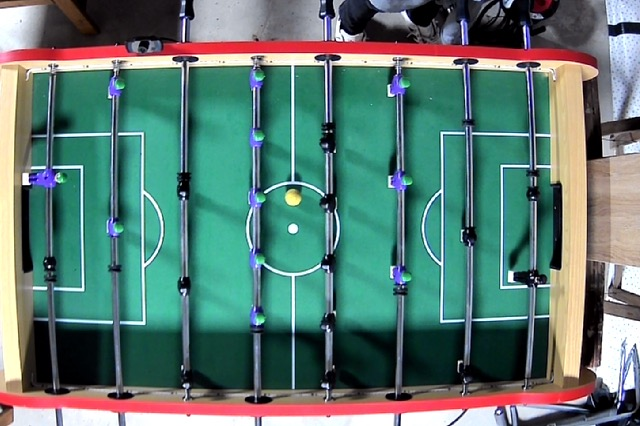
#> input picture images/light-1.jpg, 640 x 426 px, given in place of the camera
$ python main.py
#> lines starting #> are read from the running program, lines starting #| are printed output that depends on the picture; after the words box and inside, x2 and y2 are one past the last pixel; in counts of white or black regions, pixels touching at a corner belong together
from collections import deque
import numpy as np
import argparse
import imutils
import cv2
import time


MIN_DIST = 100
PARAM_1 = 50
PARAM_2 = 20
MIN_RADIUS = 22
MAX_RADIUS = 28

INTERNAL_CAMERA = 0
EXTERNAL_CAMERA = 1

ap = argparse.ArgumentParser()
ap.add_argument("-v", "--video", help="path to the (optional) video file")
args = vars(ap.parse_args())

if not args.get("video", False):
    camera = cv2.VideoCapture(EXTERNAL_CAMERA)
else:
    camera = cv2.VideoCapture(args["video"])

while True:
    (grabbed, frame) = camera.read()
#> frame is the input picture: shape (426, 640, 3); mean B, G, R 114.8, 121.7, 92.5

    if args.get("video") and not grabbed:
        break

    frame = imutils.resize(frame, width=1600)
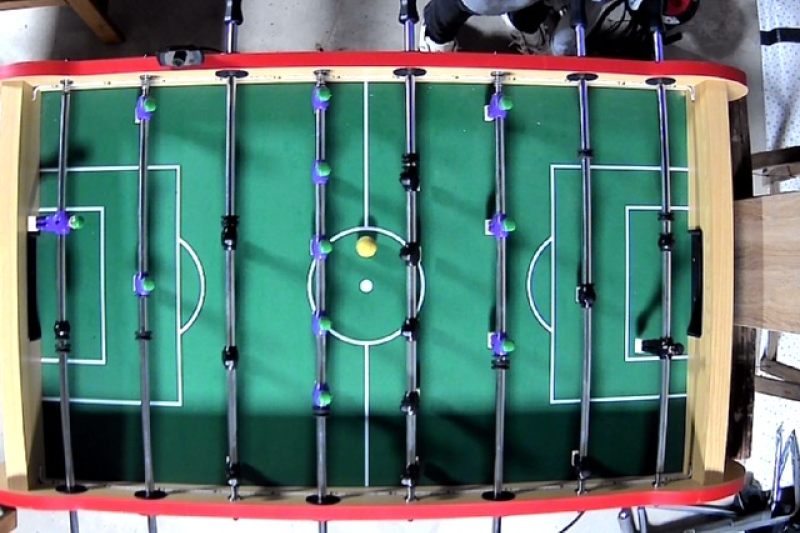
#> frame: shape (1065, 1600, 3) (shown at 1/2 size); mean B, G, R 114.9, 121.8, 92.6
    frame = frame[260:870, 130:1300]
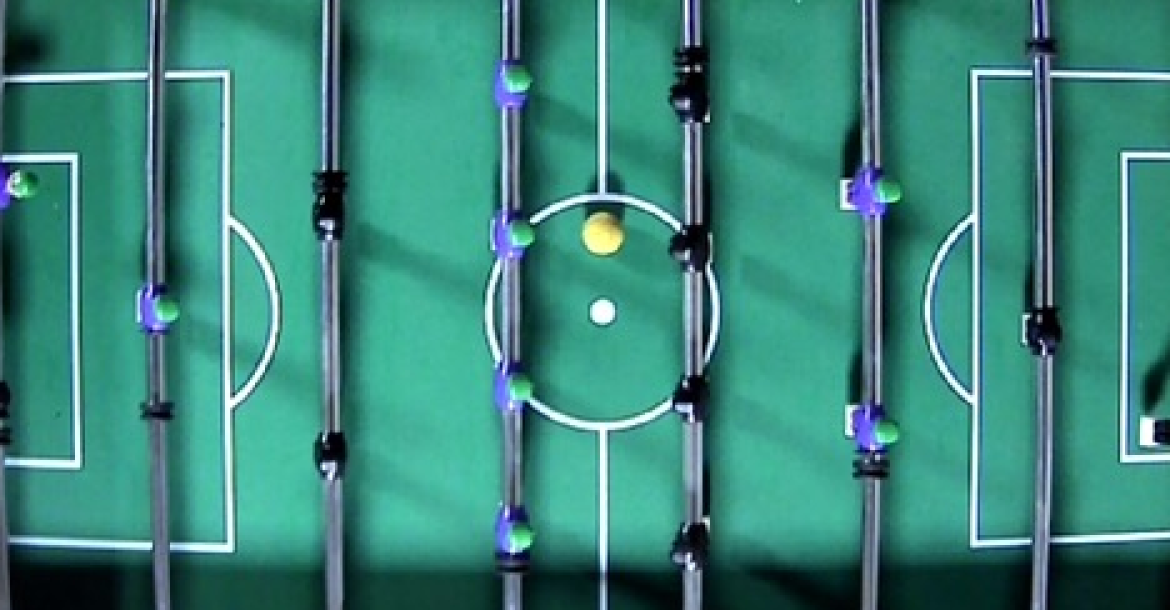
#> frame: shape (610, 1170, 3); mean B, G, R 123.1, 134.7, 58.5
    frame = cv2.cvtColor(frame, cv2.COLOR_BGR2GRAY)
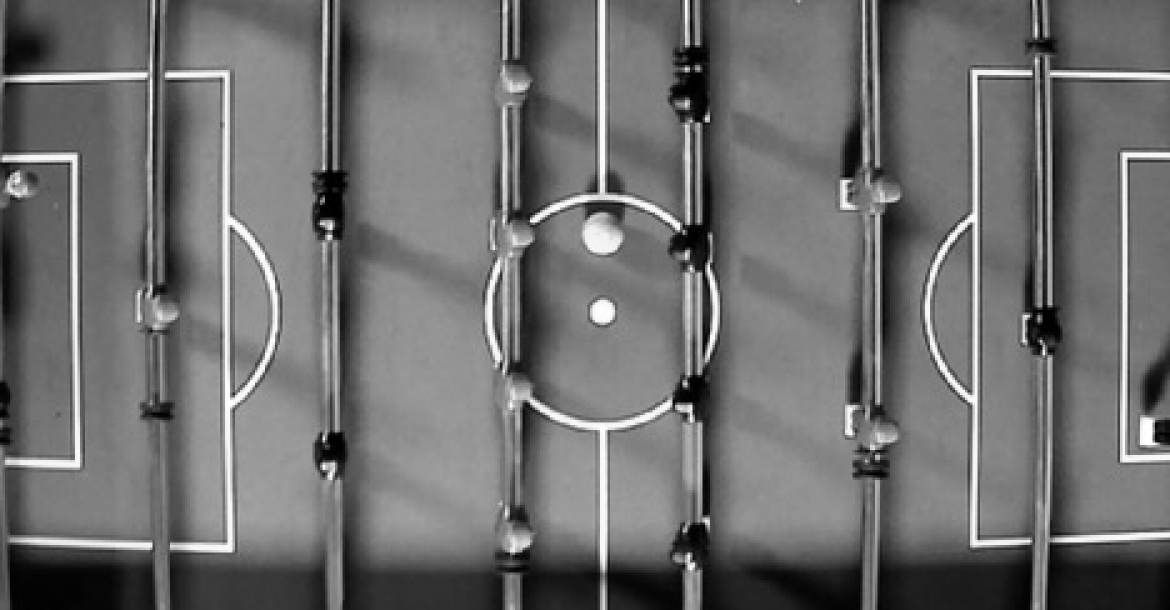
#> frame: shape (610, 1170); min 0, max 255, mean 110.6
    frame = cv2.erode(frame, None, iterations=2)
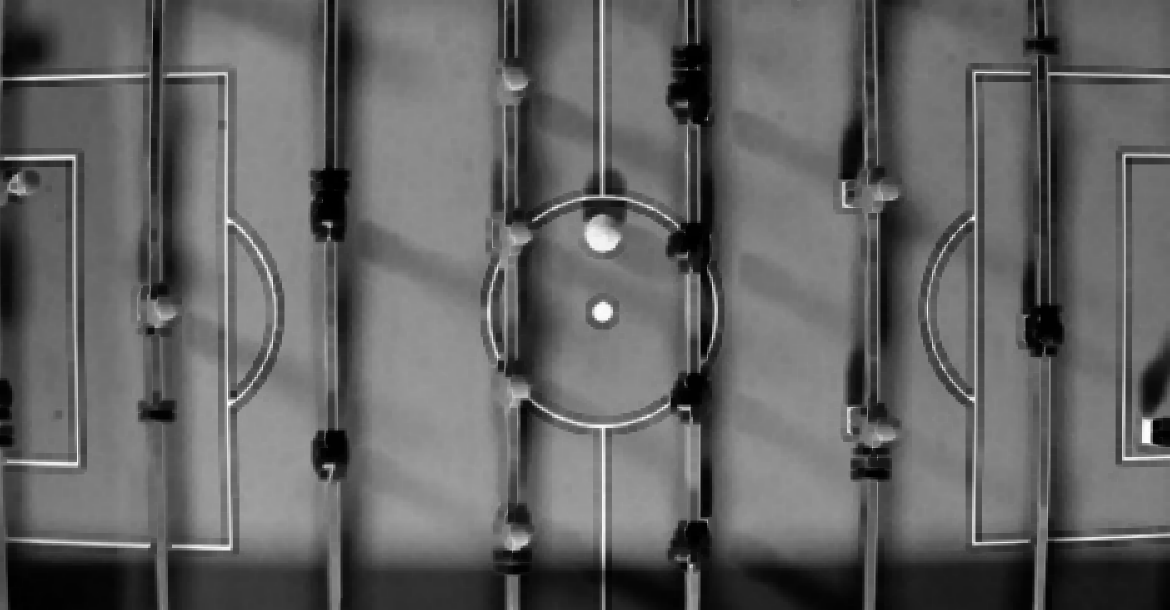
#> frame: shape (610, 1170); min 0, max 253, mean 98.7
    frame = cv2.dilate(frame, None, iterations=2)
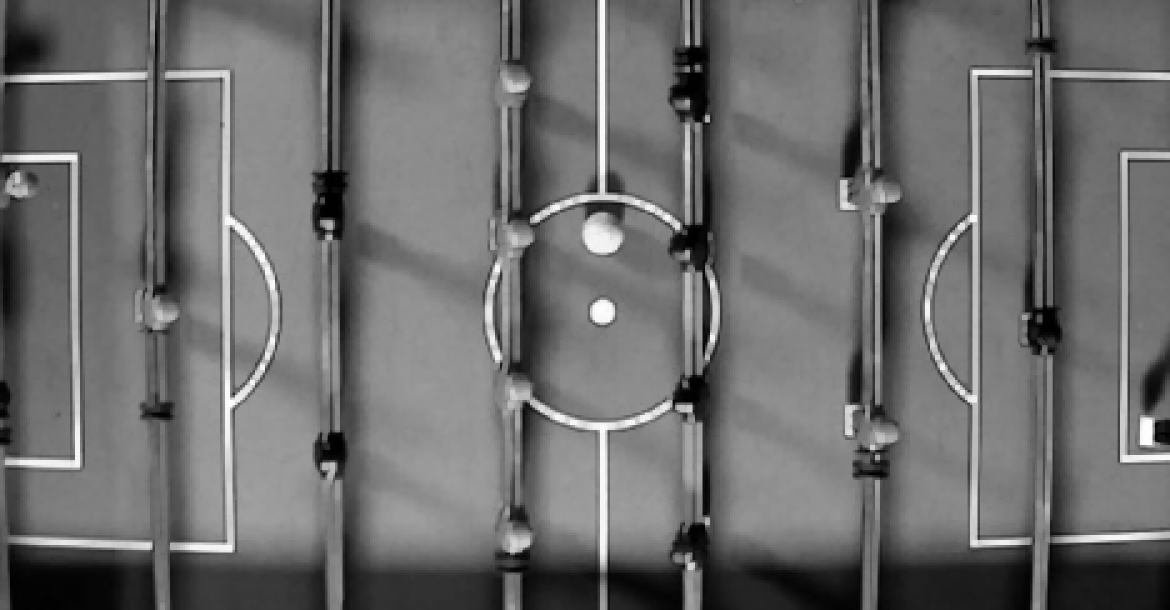
#> frame: shape (610, 1170); min 0, max 253, mean 108.7

    # detect circles in the image
    circles = cv2.HoughCircles(frame, cv2.HOUGH_GRADIENT, 1.2, MIN_DIST, param1=PARAM_1, param2=PARAM_2, minRadius=MIN_RADIUS, maxRadius=MAX_RADIUS)
#> circles = 16 rows, first 8: [46.2, 444.6, 27.28], [876.6, 449.4, 25.96], [521.4, 204.6, 27.28], [214.2, 516.6, 23.32], [690.6, 390.6, 23.32], [906.6, 305.4, 27.28], [336.6, 455.4, 24.64], [623.4, 587.4, 25.96]

    if circles is not None:
        # convert the (x, y) coordinates and radius of the circles to integers
        circles = np.round(circles[0, :]).astype("int")
#> circles = 16 rows, first 8: [46, 445, 27], [877, 449, 26], [521, 205, 27], [214, 517, 23], [691, 391, 23], [907, 305, 27], [337, 455, 25], [623, 587, 26]
        # loop over the (x, y) coordinates and radius of the circles
        for (x, y, r) in circles:
            # draw the circle in the output image, then draw a rectangle
            # corresponding to the center of the circle
            cv2.circle(frame, (x, y), r, (0, 255, 0), 4)
            cv2.rectangle(frame, (x - 5, y - 5), (x + 5, y + 5), (0, 128, 255), -1)
#> this loop made 16 passes
#> (x, y, r) on passes 1 to 12: (46, 445, 27), (877, 449, 26), (521, 205, 27), (214, 517, 23), (691, 391, 23), (907, 305, 27), (337, 455, 25), (623, 587, 26), (1049, 185, 27), (1039, 335, 23), (325, 305, 27), (1169, 387, 27)
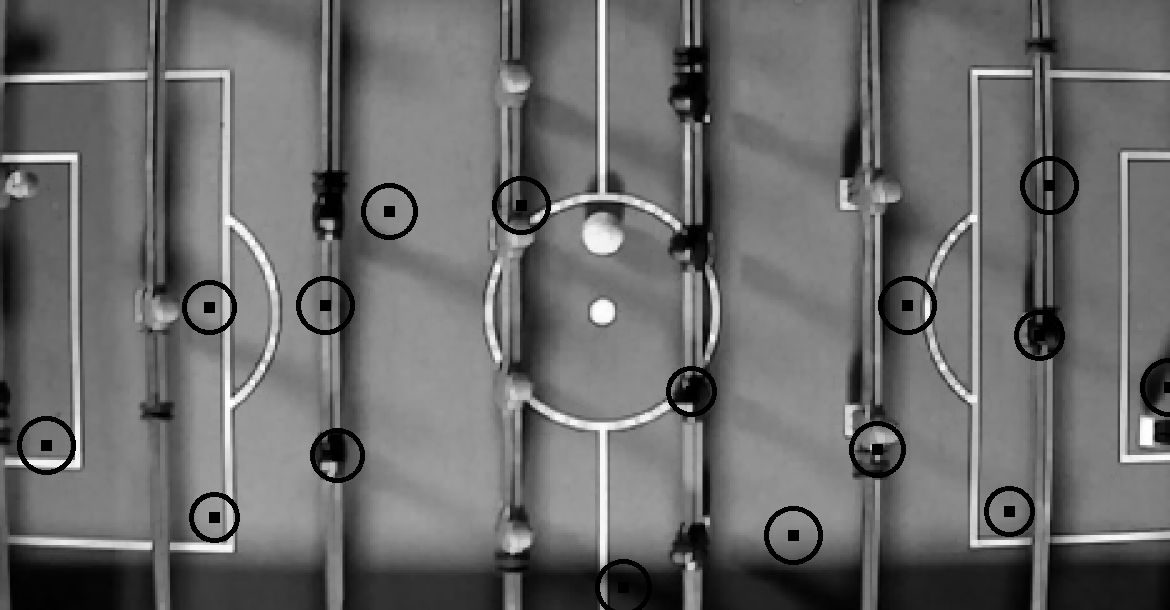
#> frame: shape (610, 1170); 1.99% of pixels changed, all inside (x1, y1, x2, y2) = (17, 156, 1170, 610)

    cv2.imshow("Frame", frame)
    time.sleep(1/15)

    key = cv2.waitKey(1) & 0xFF
#> (key q is pressed here)

    if key == ord("q"):
        break

camera.release()
cv2.destroyAllWindows()
